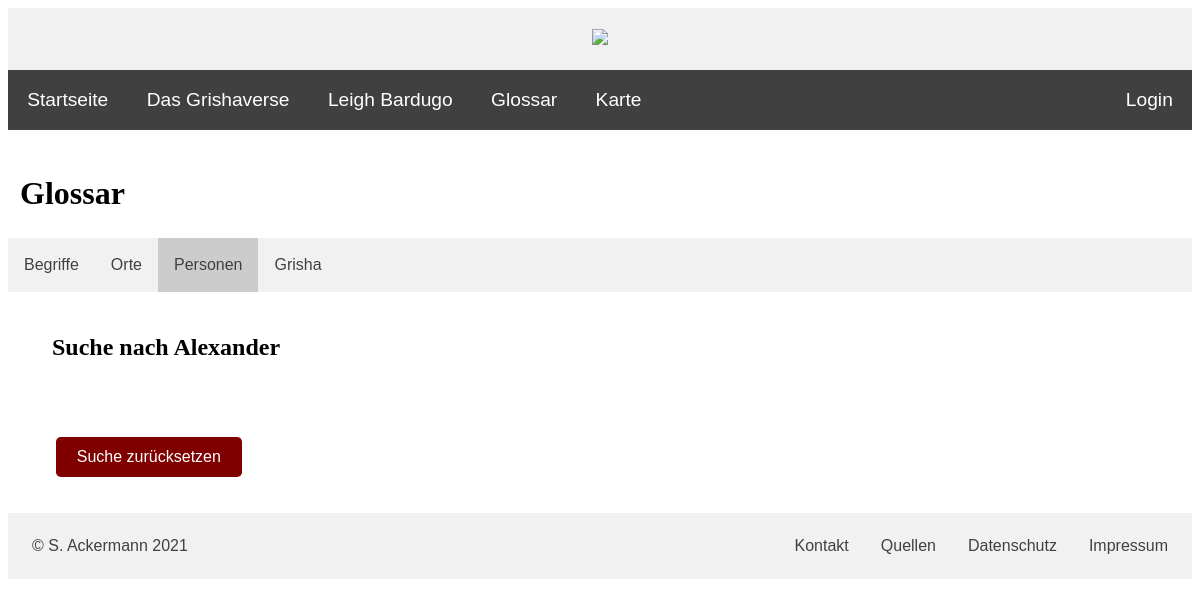
/PHP/glossary_personen_suche.php?suchperson=Alexander, run on an earlier commit of the app's database.
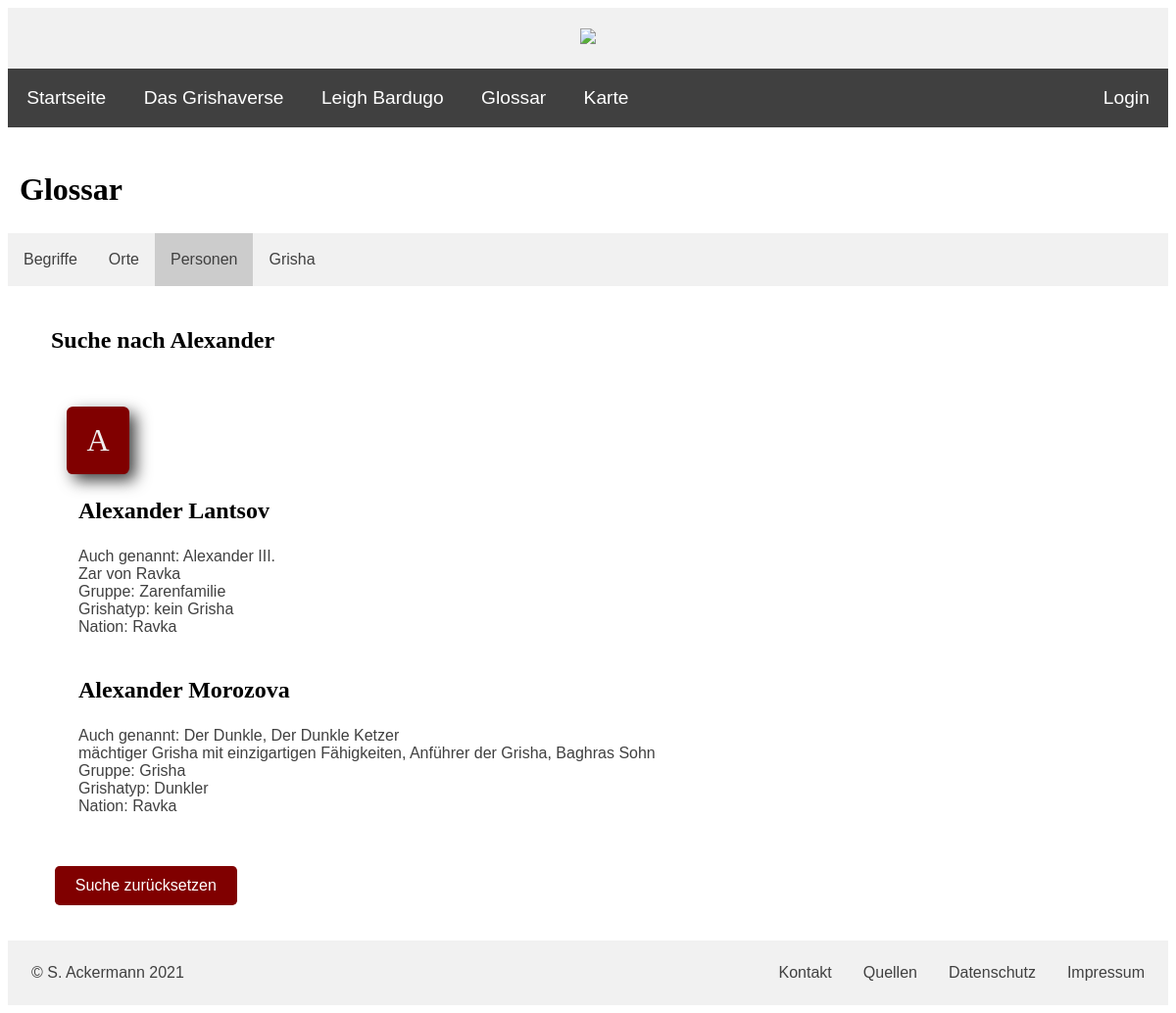
And on a later commit of the database.
### tables this page shows
CREATE TABLE `personen` (
  `ID` int(10) NOT NULL,
  `vorname` text DEFAULT NULL,
  `nachname` text DEFAULT NULL,
  `weitere_namen` text DEFAULT NULL,
  `geschlecht` text NOT NULL,
  `nation` int(10) NOT NULL,
  `gruppe` int(10) DEFAULT NULL,
  `grisha_typ` int(10) DEFAULT NULL,
  `beschreibung` text DEFAULT NULL
);

CREATE TABLE `gruppen` (
  `ID` int(10) NOT NULL,
  `name` text NOT NULL,
  `nation` int(10) NOT NULL
);

CREATE TABLE `grisha` (
  `ID` int(10) UNSIGNED NOT NULL,
  `name` text NOT NULL,
  `orden` int(10) NOT NULL,
  `beschreibung` text NOT NULL,
  `kefta_farbe` text NOT NULL
);

CREATE TABLE `nationen` (
  `ID` int(10) NOT NULL,
  `name` text NOT NULL
);

### PHP/glossary_personen_suche.php (the view, shortened to what this page needs)
<?php
include ("header.inc.php");
include ("navbar.inc.php");
?>
    <div>
        <h2>Glossar</h2>
    </div>
    <div class="glossary-nav">
        <ul>
            <li><a href="glossary_begriffe.php">Begriffe</a></li>
            <li><a href="glossary_orte.php">Orte</a></li>
            <li><a href="glossary_personen.php"  class="active">Personen</a></li>
            <li><a href="glossary_grisha.php">Grisha</a></li>
        </ul>
    </div>
    <br>
    <?php
        require_once "config.inc.php";
        if (is_null($_REQUEST["suchperson"])) {
            $personSuche = "";
        } else {
            $personSuche = $_REQUEST["suchperson"];
        }
        $alph = array("A", "B", "C", "D", "E", "F", "G", "H", "I", "J", "K", "L", "M", "N", "O", "P", "Q", "R", "S", "T", "U", "V", "W", "X", "Y", "Z");
        $res = mysqli_query($conn, "SELECT * FROM `personen` WHERE personen.vorname = '$personSuche'
        OR personen.nachname = '$personSuche' OR personen.weitere_namen LIKE '%$personSuche%'");
        if (mysqli_num_rows($res) < 1) {
            echo "<div class='glossary-res'><h3>Keine Ergebnisse für  " . $personSuche . " gefunden</h3></div><br>";
        } else {
            echo "<div class='glossary-res'><h3>Suche nach " . $personSuche . "</h3></div><br>";
            foreach ($alph as $i){
                $result = mysqli_query($conn, "SELECT personen.vorname, personen.nachname, personen.weitere_namen,
                personen.geschlecht, personen.gruppe, personen.beschreibung,
                gruppen.name as gruppe,
                grisha.name as grisha,
                nationen.name as nation
                FROM personen
                JOIN gruppen on personen.gruppe = gruppen.ID
                JOIN grisha on personen.grisha_typ = grisha.ID
                JOIN nationen on personen.nation = nationen.ID
                WHERE personen.vorname = '$personSuche' AND personen.vorname LIKE '$i%'
                OR personen.nachname = '$personSuche' AND personen.nachname LIKE '$i%'
                OR personen.weitere_namen LIKE '%$personSuche%' AND personen.weitere_namen LIKE '$i%'");
                if (mysqli_num_rows($result) >= 1) {
                    echo "<div id='personen_letter-$i' class='big-letter'>" . $i . "</div>";
                }
                echo "<div class='glossary-bg'><ul>";
                while ($j = mysqli_fetch_assoc($result)) {
                    echo "<li><h3>" . $j["vorname"] . " " . $j["nachname"] . "</h3><uo>";
                    if ($j["weitere_namen"]) {
                        echo "<li>Auch genannt: " . $j["weitere_namen"] . "</li>";
                    }
                    if ($j["beschreibung"]) {
                        echo "<li>". $j["beschreibung"] . "</li>";
                    }
                    if ($j["gruppe"]) {
                        echo "<li>Gruppe: " . $j["gruppe"] . "</li>";
                    }
                    if ($j["grisha"]) {
                        echo "<li>Grishatyp: " . $j["grisha"] . "</li>";
                    }
                    if ($j["nation"]) {
                        echo "<li>Nation: " . $j["nation"] . "</li>";
                    }
                    echo "</uo></li><br>";
                }
                echo "</ul></div>";
            }
        }
    ?>
    <br>
    <div class='glossary-res'>
        <form method='post' action='glossary_personen.php'>
            <input id='submit-button' type='submit' value='Suche zurücksetzen'/>
        </form>
    </div>
<?php include ("footer.inc.php"); ?>

### PHP/header.inc.php (shortened to what this page needs)
<!DOCTYPE html>
<html lang="de">
<head>
    <link rel="stylesheet" href="../CSS/style.css">
    <link rel="stylesheet" href="../CSS/header_footer.css">
    <link rel="stylesheet" href="../CSS/navbar.css">
    <link rel="stylesheet" href="../CSS/slideshow.css">
    <link rel="stylesheet" href="../CSS/flexbox.css">
    <link rel="stylesheet" href="../CSS/glossary.css">
    <link rel="stylesheet" href="../CSS/form.css">
    <link rel="stylesheet" href="https://cdnjs.cloudflare.com/ajax/libs/font-awesome/4.7.0/css/font-awesome.min.css">
    <link href="https://cdn.jsdelivr.net/npm/select2@4.1.0-rc.0/dist/css/select2.min.css" rel="stylesheet"/>
</head>
<body>
    <div class="header">
        <a href="index.php"><img src="../images/images/logo.jpg" style="width:10%"></a>
    </div>

### PHP/navbar.inc.php (shortened to what this page needs)
<nav id="myTopnav">
    <ul>
        <li><a href="index.php">Startseite</a></li>
        <li class="dropdown">
            <a class="dropdown-item" href="about.php">Das Grishaverse</a>
        </li>
        <li><a href="author.php">Leigh Bardugo</a></li>
        <li><a href="glossary_begriffe.php">Glossar</a></li>
        <li><a href="map.php">Karte</a></li>
        <li class="right"><a href="#">Login</a></li>
    </ul>
</nav>
<br>

### PHP/footer.inc.php
    <br>
    <br>
    <div class="footer">
        <ul>
            <li class="left"><a>© S. Ackermann 2021</a></li>
            <li><a href="impressum.php">Impressum</a></li>
            <li><a href="privacy.php">Datenschutz</a></li>
            <li><a href="sources.php">Quellen</a></li>
            <li><a href="contact.php">Kontakt</a></li>
        </ul>
    </div>
</body>
</html>

### CSS/style.css (style rules this page uses)
body { background-color: white; font-family: 'Helvetica', 'Verdana', sans-serif; font-size: 100%; color: #404040; }
h2 { font-family: 'Garamond', 'Georgia', serif; font-size: 2em; color: black; margin-left: 12px; }
h3 { font-family: 'Garamond', 'Georgia', serif; font-size: 1.5em; color: black; margin-left: 12px; }

### CSS/header_footer.css (style rules this page uses)
.header { background-color: #f1f1f1; padding: 1.3em; text-align: center; }
.footer { width: 100%; background-color: #f1f1f1; padding: 0.5em; bottom: 0; position: static; }
.footer ul { list-style-type: none; margin: 0; padding: 0; overflow: hidden; background-color: #f1f1f1; }
.footer ul li { display: block; padding: 1em; float: right; text-align: center; font-size: 1em; text-decoration: none; }
.footer ul li.left { float: left; }
.footer ul li a:link { text-decoration: none; color: #404040; }

### CSS/navbar.css (style rules this page uses)
nav ul { list-style-type: none; margin: 0; padding: 0; overflow: hidden; background-color: #404040; z-index: 2; }
nav ul li { float: left; font-size: 1.2em; }
nav ul li.right { float: right; }
nav ul li a { display: block; color: white; text-align: center; padding: 1em; text-decoration: none; }
nav .dropdown { display: inline-block; }
nav .dropdown a.dropdown-item { background-color:#404040; color: white; }

### CSS/slideshow.css (style rules this page uses)
* { box-sizing:border-box }
.active, .dot:hover { background-color: #404040; }

### CSS/glossary.css (style rules this page uses)
.glossary-nav ul { background-color: #f1f1f1; list-style-type: none; margin: 0; padding: 0; overflow: hidden; transition: 0.4s; }
.glossary-nav ul li { float: left; }
.glossary-nav ul li a { display: block; color: #404040; text-align: center; padding: 18px 16px; text-decoration: none; }
.glossary-nav .active { background-color: #ccc; color: #404040; }
.active, .accordion:hover { background-color: #ccc; color: #404040; }
.big-letter { background: #800000; border-radius: 0.2em; margin: 12px 0 0 60px; padding: 0.5em 0.5em; display: block; width: 2em; text-align: center; font-family: 'Garamond', 'Georgia', serif;; font-size: 2em; color: #f1f1f1; box-shadow: 0.2em 0.2em 0.5em #404040; }
.glossary-bg { margin-left: 16px; }
.glossary-bg ul { list-style-type: none; margin-left: 16px; }
.glossary-bg ul h3 { margin-left: 0; }
.glossary-res { margin-left: 32px; }
.glossary-res #submit-button { margin-left: 16px; }

### CSS/form.css (style rules this page uses)
input[type=submit] { background-color: #800000; color: white; text-align: center; font-family: 'Helvetica', 'Verdana', sans-serif; font-size: 1em; border-radius: 0.3em; padding: 0.7em 1.3em; border: none; cursor: pointer; }

What changed in the data, as far as the page shows it:
now on this page (row edited): personen: vorname "Alexander", nachname "Lantsov", weitere_namen "Alexander III.", beschreibung "Zar von Ravka", gruppen.name "Zarenfamilie", grisha.name "kein Grisha", nationen.name "Ravka"
now on this page (row edited): personen: vorname "Alexander", nachname "Morozova", weitere_namen "Der Dunkle, Der Dunkle Ketzer", beschreibung "mächtiger Grisha mit einzigartigen Fähigkeiten, Anführer der Grisha, Baghras Sohn", gruppen.name "Grisha", grisha.name "Dunkler", nationen.name "Ravka"
Also different on the page:
new list line: "A"
